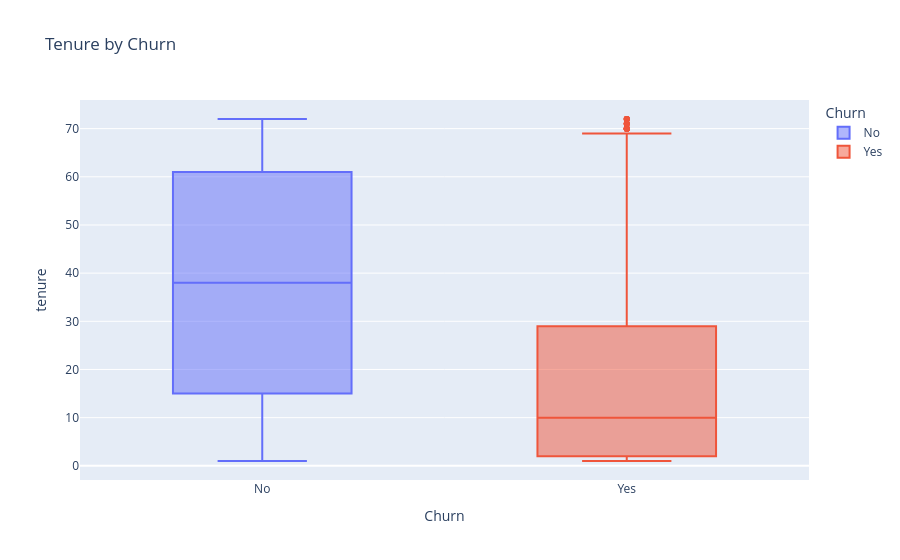

Write notebook code for a chart like this one.
### Markdown cell above
تم استخدام هذا الرسم لدراسة العلاقة بين الرسوم الشهرية (MonthlyCharges) ومغادرة العملاء (Churn). من خلال المقارنة بين العملاء الذين غادروا والذين استمروا، نلاحظ وجود اختلاف في توزيع الرسوم الشهرية بين المجموعتين، مما يشير إلى أن قيمة الرسوم الشهرية قد تكون من العوامل المؤثرة على قرار العميل بالبقاء أو المغادرة. لذلك سيتم أخذ هذا المتغير بعين الاعتبار عند بناء نموذج التنبؤ بمغادرة العملاء

### Code cell
fig = px.box(
    df,
    x="Churn",
    y="tenure",
    color="Churn",
    title="Tenure by Churn"
)

fig.show()

### Figure 1 — Plotly figure (JSON) as saved in the notebook; plotly's stock layout.template omitted (floating-point values rounded to 4 significant figures; data arrays with more than 128 entries replaced by an {"elided": "..."} marker saying what was removed)
{"data": [{"alignmentgroup": "True", "hovertemplate": "Churn=%{x}<br>tenure=%{y}<extra></extra>", "legendgroup": "No", "marker": {"color": "#636efa"}, "name": "No", "notched": false, "offsetgroup": "No", "orientation": "v", "showlegend": true, "type": "box", "x": {"elided": "5163 str values"}, "x0": " ", "xaxis": "x", "y": {"elided": "5163 int values"}, "y0": " ", "yaxis": "y"}, {"alignmentgroup": "True", "hovertemplate": "Churn=%{x}<br>tenure=%{y}<extra></extra>", "legendgroup": "Yes", "marker": {"color": "#EF553B"}, "name": "Yes", "notched": false, "offsetgroup": "Yes", "orientation": "v", "showlegend": true, "type": "box", "x": {"elided": "1869 str values"}, "x0": " ", "xaxis": "x", "y": {"elided": "1869 int values"}, "y0": " ", "yaxis": "y"}], "layout": {"boxmode": "overlay", "legend": {"title": {"text": "Churn"}, "tracegroupgap": 0}, "title": {"text": "Tenure by Churn"}, "xaxis": {"anchor": "y", "categoryarray": ["No", "Yes"], "categoryorder": "array", "domain": [0, 1], "title": {"text": "Churn"}}, "yaxis": {"anchor": "x", "domain": [0, 1], "title": {"text": "tenure"}}}}
